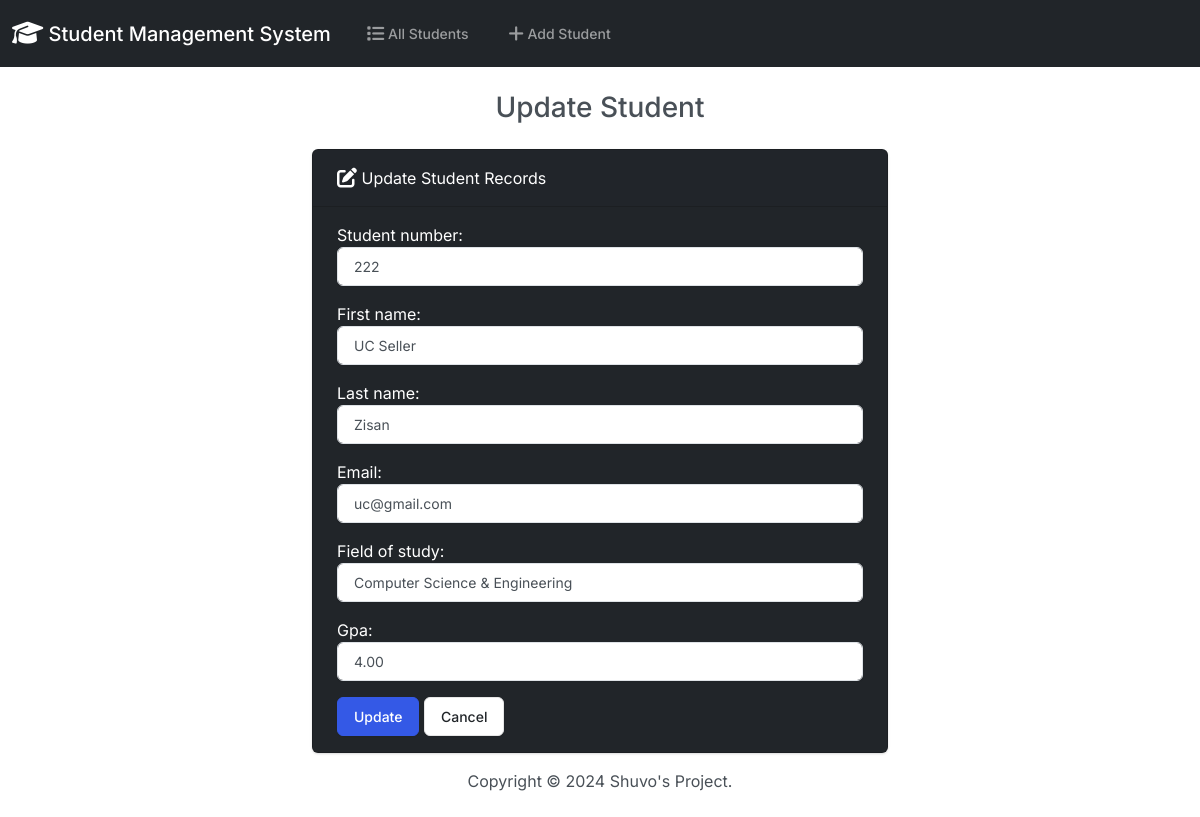
The page /edit/5/ on the database its author committed.
### students/models.py (models this page shows, shortened)
class Student(models.Model):
    student_number = models.CharField(max_length=10)
    first_name = models.CharField(max_length=50)
    last_name = models.CharField(max_length=50)
    email = models.EmailField()
    field_of_study = models.CharField(max_length=100)
    gpa = models.DecimalField(max_digits=4, decimal_places=2)

### students/views.py (the view)
# urls.py: path('edit/<int:id>/', views.edit, name='edit'),
def edit(request, id):
    student = Student.objects.get(pk=id)
    if request.method == 'POST':
        form = StudentForm(request.POST, instance=student)
        if form.is_valid():
            form.save()
            return render(request, 'students/edit.html', {
                'form': form,
                'success': True
            })
    else:
        form = StudentForm(instance=student)
    return render(request, 'students/edit.html', {
        'form': form
    })

### students/forms.py
class StudentForm(forms.ModelForm):
    class Meta:
        model = Student
        fields = [ 'student_number', 'first_name', 'last_name', 'email', 'field_of_study', 'gpa']
        lebels = {
            'student_number' : 'Student Number',
            'first_name' : 'First Name',
            'last_name' : 'Last Name',
            'email' : 'Email',
            'field_of_study' : 'Field of Study',
            'gpa' : 'GPA',
        }
        widgets = {
            'student_number' : forms.NumberInput(attrs={'class': 'form-control'}),
            'first_name': forms.TextInput(attrs={'class': 'form-control'}),
            'last_name': forms.TextInput(attrs={'class': 'form-control'}),
            'email': forms.EmailInput(attrs={'class': 'form-control'}),
            'field_of_study': forms.TextInput(attrs={'class': 'form-control'}),
            'gpa': forms.NumberInput(attrs={'class': 'form-control'}),
        }

### students/templates/students/edit.html (shortened to what this page needs)
{% extends "students/base.html" %}
{% block body %}
<h3 class="text-center m-4">Update Student</h3>
{% if success %}
<div class="alert alert-success" role="alert">
    The student updated successfully.
    <a href="{% url 'index' %}" class="alert-link">Go to Home Page.</a>
</div>
{% else %}
<div class="row justify-content-center">
    <div class="col-6">
        <div class="card text-white bg-dark mb-3">
            <div class="card-header">
                <i class="fa-solid fa-pen-to-square fa-lg"></i> Update Student Records
            </div>
            <div class="card-body">
                <form action="" method="POST">
                    {{ form.as_p }}
                    <button type="submit" class="btn btn-primary">Update</button>
                    <a href="{% url 'index' %}" class="btn btn-secondary">Cancel</a>
                </form>
            </div>
        </div>
    </div>
</div>
{% endif %}
{% endblock %}

### rows shown on the page
Student: student_number "222", first_name "UC Seller", last_name "Zisan", email "uc@gmail.com", field_of_study "Computer Science & Engineering", gpa "4.00"
